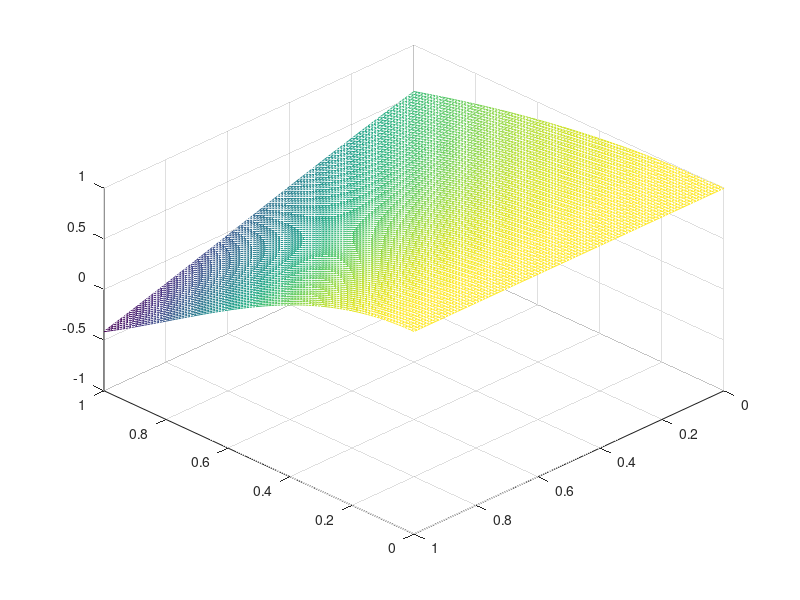

MATLAB code for this plot:

d = @(W1, W2, level) cos(W1.*(1 + W2).^level);
for j = 0:30:180
    for i = 0:0.1:1
        [W1, W2] = ndgrid(0:0.01:1);
        mesh(W1, W2, d(W1, W2, i));
        view([45 + j, 45]);
        pause(0.1);
    end
end
